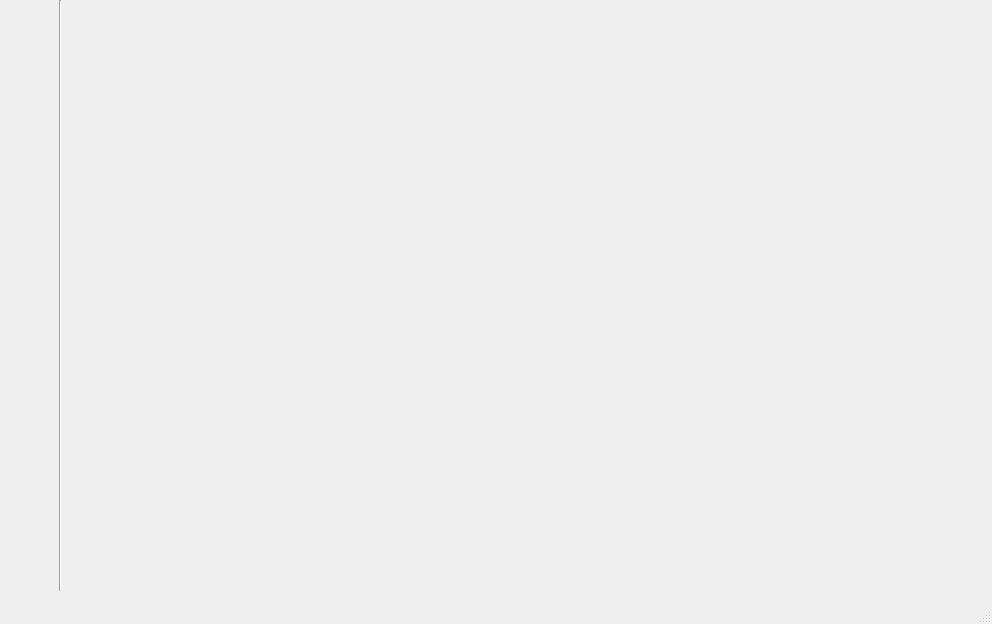
<?xml version="1.0" encoding="UTF-8"?>
<ui version="4.0">
 <class>MainWindow</class>
 <widget class="QMainWindow" name="MainWindow">
  <property name="geometry">
   <rect>
    <x>0</x>
    <y>0</y>
    <width>992</width>
    <height>624</height>
   </rect>
  </property>
  <property name="windowTitle">
   <string>MainWindow</string>
  </property>
  <property name="iconSize">
   <size>
    <width>6</width>
    <height>6</height>
   </size>
  </property>
  <property name="animated">
   <bool>true</bool>
  </property>
  <widget class="QWidget" name="centralwidget">
   <widget class="Line" name="menu_line">
    <property name="geometry">
     <rect>
      <x>50</x>
      <y>0</y>
      <width>20</width>
      <height>591</height>
     </rect>
    </property>
    <property name="font">
     <font>
      <pointsize>12</pointsize>
     </font>
    </property>
    <property name="orientation">
     <enum>Qt::Vertical</enum>
    </property>
   </widget>
   <widget class="QPushButton" name="menu_button">
    <property name="enabled">
     <bool>true</bool>
    </property>
    <property name="geometry">
     <rect>
      <x>10</x>
      <y>10</y>
      <width>41</width>
      <height>41</height>
     </rect>
    </property>
    <property name="autoFillBackground">
     <bool>false</bool>
    </property>
    <property name="styleSheet">
     <string notr="true">border: none</string>
    </property>
    <property name="text">
     <string/>
    </property>
    <property name="icon">
     <iconset>
      <normaloff>assets/menu_icon.png</normaloff>assets/menu_icon.png</iconset>
    </property>
    <property name="iconSize">
     <size>
      <width>35</width>
      <height>55</height>
     </size>
    </property>
   </widget>
  </widget>
  <widget class="QMenuBar" name="menubar">
   <property name="geometry">
    <rect>
     <x>0</x>
     <y>0</y>
     <width>992</width>
     <height>21</height>
    </rect>
   </property>
  </widget>
  <widget class="QStatusBar" name="statusbar"/>
 </widget>
 <resources/>
 <connections/>
</ui>
